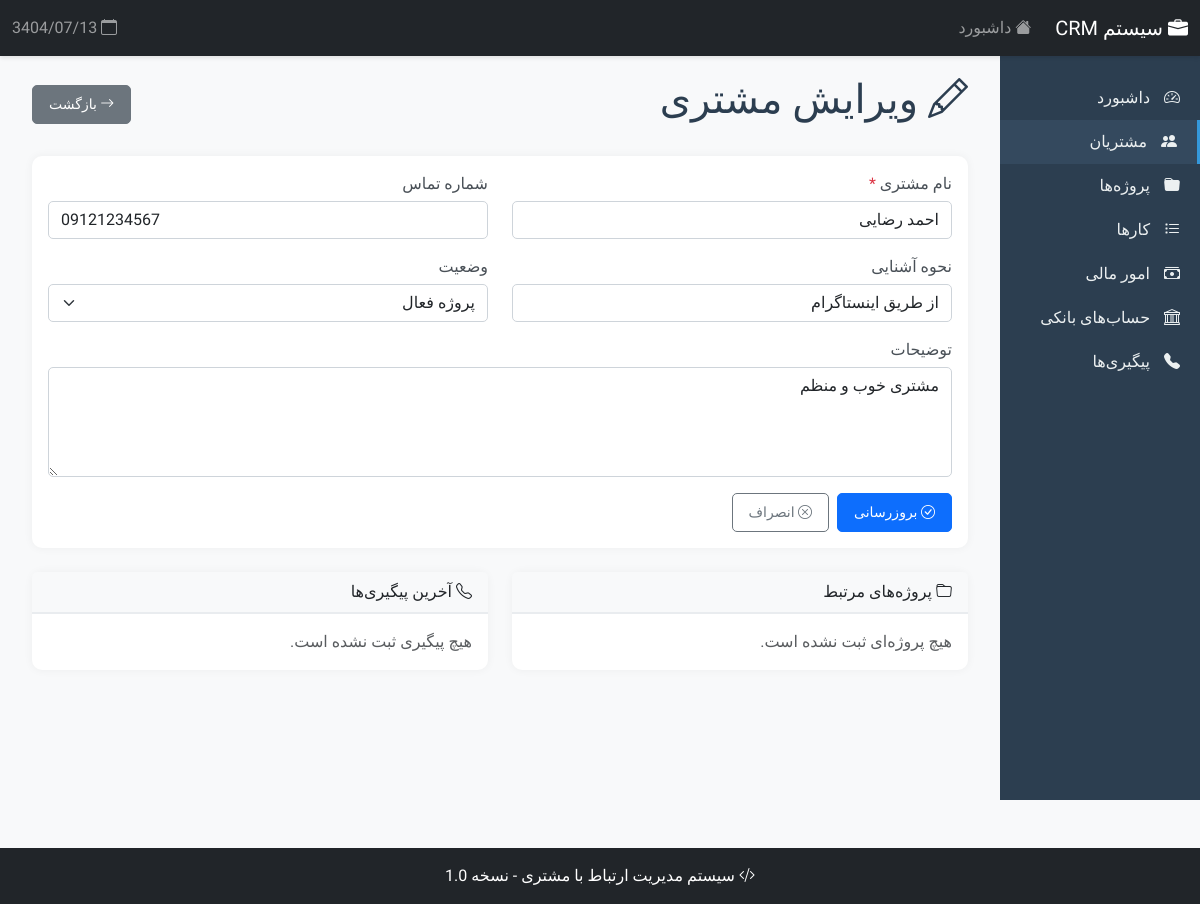
The page /clients/edit.php?id=1 on the database its author committed.
### tables this page shows
CREATE TABLE IF NOT EXISTS clients (
    id INT AUTO_INCREMENT PRIMARY KEY,
    name VARCHAR(255) NOT NULL,
    phone VARCHAR(50),
    how_met TEXT,
    status ENUM('جدید', 'در حال پیگیری', 'پروژه فعال', 'پروژه پایان‌یافته', 'بی‌پاسخ') DEFAULT 'جدید',
    description TEXT,
    created_at TIMESTAMP DEFAULT CURRENT_TIMESTAMP,
    updated_at TIMESTAMP DEFAULT CURRENT_TIMESTAMP ON UPDATE CURRENT_TIMESTAMP
);

### includes/functions.php (called while the page is built, shortened)
<?php
function getClientStatuses() {
    return [
        'جدید' => 'جدید',
        'در حال پیگیری' => 'در حال پیگیری',
        'پروژه فعال' => 'پروژه فعال',
        'پروژه پایان‌یافته' => 'پروژه پایان‌یافته',
        'بی‌پاسخ' => 'بی‌پاسخ'
    ];
}

### clients/edit.php (the view, shortened to what this page needs)
<?php
require_once '../includes/header.php';
$id = isset($_GET['id']) ? intval($_GET['id']) : 0;
$stmt = $db->prepare("SELECT * FROM clients WHERE id = :id");
$stmt->execute(['id' => $id]);
$client = $stmt->fetch();
?>
<div class="d-flex justify-content-between align-items-center mb-4">
    <h1><i class="bi bi-pencil"></i> ویرایش مشتری</h1>
    <a href="index.php" class="btn btn-secondary">
        <i class="bi bi-arrow-right"></i> بازگشت
    </a>
</div>
<div class="card">
    <div class="card-body">
        <form method="POST" action="">
            <div class="row">
                <div class="col-md-6 mb-3">
                    <label class="form-label">نام مشتری <span class="text-danger">*</span></label>
                    <input type="text" name="name" class="form-control" required
                           value="<?php echo htmlspecialchars($client['name']); ?>">
                </div>
                <div class="col-md-6 mb-3">
                    <label class="form-label">شماره تماس</label>
                    <input type="text" name="phone" class="form-control" dir="ltr"
                           value="<?php echo htmlspecialchars($client['phone']); ?>">
                </div>
                <div class="col-md-6 mb-3">
                    <label class="form-label">نحوه آشنایی</label>
                    <input type="text" name="how_met" class="form-control"
                           value="<?php echo htmlspecialchars($client['how_met']); ?>">
                </div>
                <div class="col-md-6 mb-3">
                    <label class="form-label">وضعیت</label>
                    <select name="status" class="form-select" required>
                        <?php foreach (getClientStatuses() as $key => $value): ?>
                            <option value="<?php echo $key; ?>"
                                    <?php echo $client['status'] == $key ? 'selected' : ''; ?>>
                                <?php echo $value; ?>
                            </option>
                        <?php endforeach; ?>
                    </select>
                </div>
                <div class="col-12 mb-3">
                    <label class="form-label">توضیحات</label>
                    <textarea name="description" class="form-control" rows="4"><?php echo htmlspecialchars($client['description']); ?></textarea>
                </div>
            </div>
            <div class="d-flex gap-2">
                <button type="submit" class="btn btn-primary">
                    <i class="bi bi-check-circle"></i> بروزرسانی
                </button>
                <a href="index.php" class="btn btn-outline-secondary">
                    <i class="bi bi-x-circle"></i> انصراف
                </a>
            </div>
        </form>
    </div>
</div>
<div class="row mt-4">
    <div class="col-md-6">
        <div class="card">
            <div class="card-header">
                <i class="bi bi-folder"></i> پروژه‌های مرتبط
            </div>
            <div class="card-body">
                <?php
                $stmt = $db->prepare("SELECT * FROM projects WHERE client_id = :client_id ORDER BY created_at DESC");
                $stmt->execute(['client_id' => $id]);
                $projects = $stmt->fetchAll();
                if (count($projects) > 0):
                ?>
                <ul class="list-group">
                    <?php foreach ($projects as $project): ?>
                    <li class="list-group-item d-flex justify-content-between align-items-center">
                        <div>
                            <strong><?php echo htmlspecialchars($project['name']); ?></strong>
                            <br>
                            <small class="text-muted">
                                <?php echo $project['project_type']; ?> -
                                <?php echo $project['status']; ?>
                            </small>
                        </div>
                        <a href="../projects/edit.php?id=<?php echo $project['id']; ?>" class="btn btn-sm btn-outline-primary">
                            <i class="bi bi-eye"></i>
                        </a>
                    </li>
                    <?php endforeach; ?>
                </ul>
                <?php else: ?>
                <p class="text-muted mb-0">هیچ پروژه‌ای ثبت نشده است.</p>
                <?php endif; ?>
            </div>
        </div>
    </div>
    <div class="col-md-6">
        <div class="card">
            <div class="card-header">
                <i class="bi bi-telephone"></i> آخرین پیگیری‌ها
            </div>
            <div class="card-body">
                <?php
                $stmt = $db->prepare("SELECT * FROM followups WHERE client_id = :client_id ORDER BY created_at DESC LIMIT 5");
                $stmt->execute(['client_id' => $id]);
                $followups = $stmt->fetchAll();
                if (count($followups) > 0):
                ?>
                <ul class="list-group">
                    <?php foreach ($followups as $followup): ?>
                    <li class="list-group-item">
                        <div class="d-flex justify-content-between">
                            <span class="badge bg-info"><?php echo $followup['contact_status']; ?></span>
                            <small><?php echo convertToJalali($followup['created_at']); ?></small>
                        </div>
                        <small class="text-muted">
                            <?php echo htmlspecialchars($followup['contact_note']); ?>
                        </small>
                    </li>
                    <?php endforeach; ?>
                </ul>
                <?php else: ?>
                <p class="text-muted mb-0">هیچ پیگیری ثبت نشده است.</p>
                <?php endif; ?>
            </div>
        </div>
    </div>
</div>
<?php require_once '../includes/footer.php'; ?>

### assets/style.css (style rules this page uses)
:root { --primary-color: #3498db; --secondary-color: #2c3e50; --success-color: #27ae60; --danger-color: #e74c3c; --warning-color: #f39c12; --info-color: #16a085; }
h1, h2, h3, h4, h5, h6 { font-weight: 500; color: var(--secondary-color); }
.card { margin-bottom: 20px; transition: all 0.3s ease; }
.card-header { background-color: #f8f9fa; border-bottom: 2px solid #e9ecef; font-weight: 500; }
.btn { border-radius: 5px; transition: all 0.3s ease; }
.form-control, .form-select { border-radius: 5px; border: 1px solid #ced4da; transition: all 0.3s ease; }
.form-label { font-weight: 500; color: #495057; margin-bottom: 5px; }

### includes/header.php (style rules this page uses)
body { font-family: 'Vazirmatn', sans-serif; background-color: #f8f9fa; }
.card { border: none; box-shadow: 0 0 10px rgba(0,0,0,.05); border-radius: 10px; }
.btn { font-size: 14px; padding: 8px 16px; }

### rows shown on the page
clients: name "احمد رضایی", phone "09121234567", how_met "از طریق اینستاگرام", status "پروژه فعال", description "مشتری خوب و منظم"

### other values the page prints
jdate('Y/m/d') "3404/07/13"
